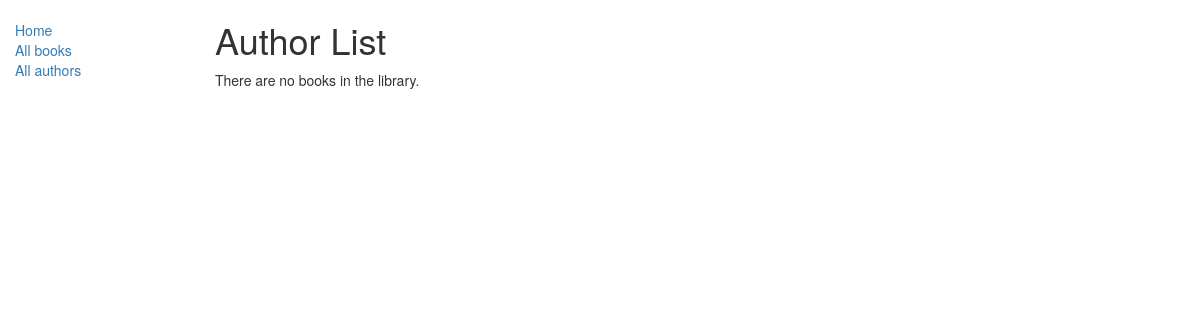
The app's page /catalog/authors/, older data.
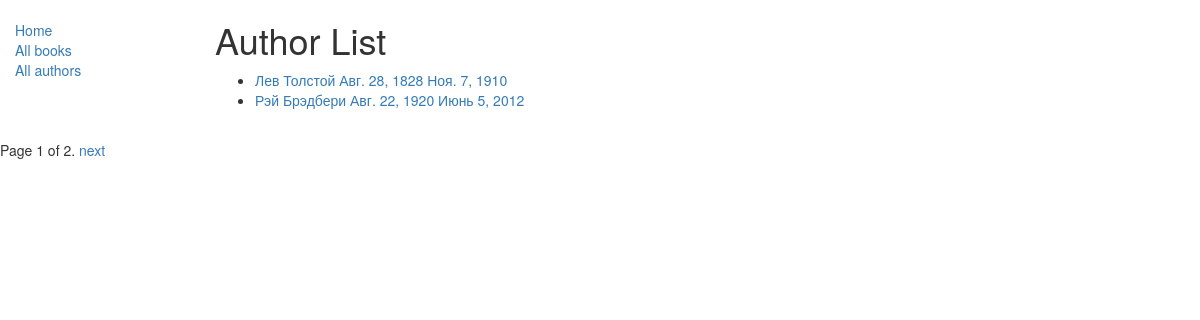
The same page, newer data.
### catalog/models.py (models this page shows, shortened)
class Author(models.Model):
    first_name = models.CharField(max_length=100)
    last_name = models.CharField(max_length=100)
    date_of_birth = models.DateField(null=True, blank=True)
    date_of_death = models.DateField('Died', null=True, blank=True)
    def get_absolute_url(self):
        return reverse('author-detail', args=[str(self.id)])

### catalog/views.py (the view)
class AuthorListView(generic.ListView):
    model = Author
    paginate_by = 2
    template_name = 'catalog/author_list.html'
    context_object_name = 'author_list'

### catalog/templates/catalog/author_list.html
{% extends "base_generic.html" %}
{% block content %}
    <h1>Author List</h1>
    {% if author_list %}
    <ul>
      {% for author in author_list %}
      <li>
        <a href="{{ author.get_absolute_url }}">{{ author.first_name}} {{author.last_name}} {{author.date_of_birth}} {{author.date_of_death }}</a>
      </li>
      {% endfor %}
    </ul>
    {% else %}
      <p>There are no books in the library.</p>
    {% endif %}
{% endblock %}

### catalog/templates/base_generic.html (shortened to what this page needs)
<!doctype html>
<html lang="en">
<head>
    <link
            rel="stylesheet"
            href="https://maxcdn.bootstrapcdn.com/bootstrap/3.3.7/css/bootstrap.min.css" />
    {% load static %}
    <link rel="stylesheet" href="{% static 'css/styles.css' %}" />
</head>
<body>
<div class="container-fluid">
    <div class="row">
        <div class="col-sm-2">
            {% block sidebar %}
            <ul class="sidebar-nav">
                <li><a href="{% url 'index' %}">Home</a></li>
                <li><a href="{% url 'books' %}">All books</a></li>
                <li><a href="{% url 'author' %}">All authors</a></li>
            </ul>
            {% endblock %}
        </div>
        <div class="col-sm-10 ">{% block content %}{% endblock %}</div>
        {% block pagination %}
          {% if is_paginated %}
            <div class="pagination">
              <span class="page-links">
                <span class="page-current">
                  Page {{ page_obj.number }} of {{ page_obj.paginator.num_pages }}.
                </span>
                {% if page_obj.has_next %}
                  <a href="{{ request.path }}?page={{ page_obj.next_page_number }}">next</a>
                {% endif %}
              </span>
            </div>
        {% endif %}
        {% endblock %}
    </div>
</div>
</body>
</html>

### catalog/static/css/styles.css (style rules this page uses)
.sidebar-nav { margin-top: 20px; padding: 0; list-style: none; }

Row changes from the older to the newer data that the page shows:
added Author: first_name "Лев", last_name "Толстой", date_of_birth "Авг. 28, 1828", date_of_death "Ноя. 7, 1910"
added Author: first_name "Рэй", last_name "Брэдбери", date_of_birth "Авг. 22, 1920", date_of_death "Июнь 5, 2012"
Text that changed along with them:
{{ page_obj.number }}: (not shown) → "1"
{{ page_obj.paginator.num_pages }}: (not shown) → "2"
text no longer shown: "There are no books in the library."
text now shown: "Page of . next"
